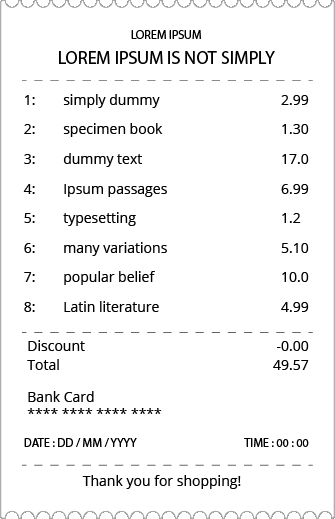
#> input picture sample_image.png, 335 x 519 px
$ python -i parser1.py   (imports and definitions only)
#> lines starting #> are read from the running program, lines starting #| are printed output that depends on the picture
from tkinter import *
from tkinter import filedialog
from PIL import ImageTk, Image
import cv2
import pytesseract

pytesseract.pytesseract.tesseract_cmd = 'C:\\Program Files\\Tesseract-OCR\\tesseract.exe'

# [2 lines not run here, left out]

# [1 line that did not run here, left out]
# [1 line that did not run here, left out]
# [1 line that did not run here, left out]
# [1 line not run here, left out]


def extract(path):
#> called with path = 'sample_image.png'
    Actual_image = cv2.imread(path)
#> Actual_image is the input picture: shape (519, 335, 3); min 0, max 255, mean 243.6
    Sample_img = cv2.resize(Actual_image,(400,350))
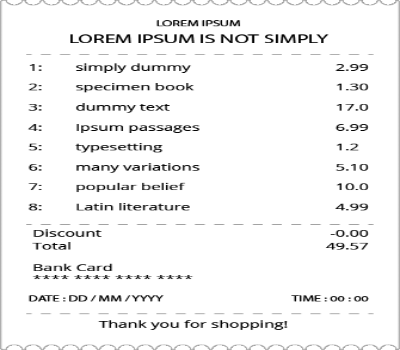
#> Sample_img: shape (350, 400, 3); min 0, max 255, mean 243.6
    Image_ht,Image_wd,Image_thickness = Sample_img.shape
#> Image_ht = 350; Image_wd = 400; Image_thickness = 3
    Sample_img = cv2.cvtColor(Sample_img,cv2.COLOR_BGR2RGB)
#> (the run stopped early here; a loop or call above may not have finished)
